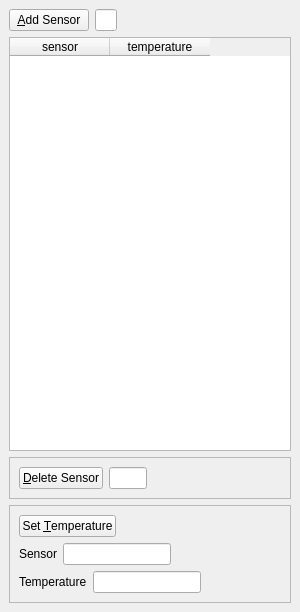
<?xml version="1.0" encoding="UTF-8"?>
<ui version="4.0">
 <class>MainWindow</class>
 <widget class="QMainWindow" name="MainWindow">
  <property name="geometry">
   <rect>
    <x>0</x>
    <y>0</y>
    <width>300</width>
    <height>612</height>
   </rect>
  </property>
  <property name="maximumSize">
   <size>
    <width>300</width>
    <height>612</height>
   </size>
  </property>
  <property name="windowTitle">
   <string>Temperature Monitoring</string>
  </property>
  <widget class="QWidget" name="centralwidget">
   <layout class="QVBoxLayout" name="verticalLayout_2">
    <item>
     <layout class="QHBoxLayout" name="horizontalLayout_6">
      <item>
       <widget class="QPushButton" name="btnAddSensor">
        <property name="text">
         <string>&amp;Add Sensor</string>
        </property>
       </widget>
      </item>
      <item>
       <widget class="QLineEdit" name="txtSensorToAdd"/>
      </item>
      <item>
       <spacer name="horizontalSpacer">
        <property name="orientation">
         <enum>Qt::Horizontal</enum>
        </property>
        <property name="sizeHint" stdset="0">
         <size>
          <width>518</width>
          <height>20</height>
         </size>
        </property>
       </spacer>
      </item>
     </layout>
    </item>
    <item>
     <layout class="QHBoxLayout" name="horizontalLayout">
      <item>
       <widget class="QTableWidget" name="tblTemperatures">
        <property name="columnCount">
         <number>2</number>
        </property>
        <column>
         <property name="text">
          <string>sensor</string>
         </property>
        </column>
        <column>
         <property name="text">
          <string>temperature</string>
         </property>
        </column>
       </widget>
      </item>
     </layout>
    </item>
    <item>
     <widget class="QFrame" name="frame">
      <property name="frameShape">
       <enum>QFrame::StyledPanel</enum>
      </property>
      <property name="frameShadow">
       <enum>QFrame::Raised</enum>
      </property>
      <layout class="QHBoxLayout" name="horizontalLayout_2" stretch="10,20,70">
       <item>
        <widget class="QPushButton" name="btnDeleteSensor">
         <property name="text">
          <string>&amp;Delete Sensor</string>
         </property>
        </widget>
       </item>
       <item>
        <widget class="QLineEdit" name="txtSensorToDelete"/>
       </item>
       <item>
        <spacer name="horizontalSpacer_2">
         <property name="orientation">
          <enum>Qt::Horizontal</enum>
         </property>
         <property name="sizeHint" stdset="0">
          <size>
           <width>40</width>
           <height>20</height>
          </size>
         </property>
        </spacer>
       </item>
      </layout>
     </widget>
    </item>
    <item>
     <widget class="QFrame" name="frame_2">
      <property name="frameShape">
       <enum>QFrame::StyledPanel</enum>
      </property>
      <property name="frameShadow">
       <enum>QFrame::Raised</enum>
      </property>
      <layout class="QVBoxLayout" name="verticalLayout">
       <item>
        <layout class="QHBoxLayout" name="horizontalLayout_5">
         <item>
          <widget class="QPushButton" name="btnSetTemperature">
           <property name="text">
            <string>Set &amp;Temperature</string>
           </property>
          </widget>
         </item>
         <item>
          <spacer name="horizontalSpacer_4">
           <property name="orientation">
            <enum>Qt::Horizontal</enum>
           </property>
           <property name="sizeHint" stdset="0">
            <size>
             <width>64</width>
             <height>20</height>
            </size>
           </property>
          </spacer>
         </item>
        </layout>
       </item>
       <item>
        <layout class="QHBoxLayout" name="horizontalLayout_7">
         <item>
          <layout class="QHBoxLayout" name="horizontalLayout_3">
           <item>
            <widget class="QLabel" name="lblSensorToSet">
             <property name="text">
              <string>Sensor</string>
             </property>
            </widget>
           </item>
           <item>
            <widget class="QLineEdit" name="txtSensorToSet"/>
           </item>
          </layout>
         </item>
         <item>
          <spacer name="horizontalSpacer_5">
           <property name="orientation">
            <enum>Qt::Horizontal</enum>
           </property>
           <property name="sizeHint" stdset="0">
            <size>
             <width>40</width>
             <height>20</height>
            </size>
           </property>
          </spacer>
         </item>
        </layout>
       </item>
       <item>
        <layout class="QHBoxLayout" name="horizontalLayout_8">
         <item>
          <layout class="QHBoxLayout" name="horizontalLayout_4">
           <item>
            <widget class="QLabel" name="lblTemperatureToSet">
             <property name="text">
              <string>Temperature</string>
             </property>
            </widget>
           </item>
           <item>
            <widget class="QLineEdit" name="txtTemperatureToSet"/>
           </item>
          </layout>
         </item>
         <item>
          <spacer name="horizontalSpacer_6">
           <property name="orientation">
            <enum>Qt::Horizontal</enum>
           </property>
           <property name="sizeHint" stdset="0">
            <size>
             <width>40</width>
             <height>20</height>
            </size>
           </property>
          </spacer>
         </item>
        </layout>
       </item>
      </layout>
     </widget>
    </item>
   </layout>
  </widget>
 </widget>
 <resources/>
 <connections/>
</ui>
